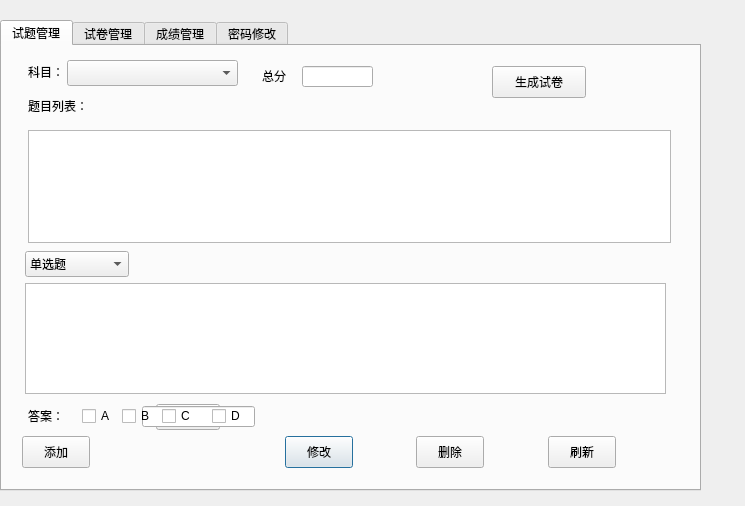
<?xml version="1.0" encoding="UTF-8"?>
<ui version="4.0">
 <class>teacherpersonal</class>
 <widget class="QDialog" name="teacherpersonal">
  <property name="geometry">
   <rect>
    <x>0</x>
    <y>0</y>
    <width>745</width>
    <height>506</height>
   </rect>
  </property>
  <property name="windowTitle">
   <string>教师管理界面</string>
  </property>
  <widget class="QTabWidget" name="teacherpersonaltablevier">
   <property name="geometry">
    <rect>
     <x>0</x>
     <y>20</y>
     <width>701</width>
     <height>471</height>
    </rect>
   </property>
   <property name="currentIndex">
    <number>0</number>
   </property>
   <widget class="QWidget" name="tab_7">
    <attribute name="title">
     <string>试题管理</string>
    </attribute>
    <widget class="QTextEdit" name="te_question">
     <property name="geometry">
      <rect>
       <x>23</x>
       <y>237</y>
       <width>641</width>
       <height>111</height>
      </rect>
     </property>
    </widget>
    <widget class="QLabel" name="label_38">
     <property name="geometry">
      <rect>
       <x>260</x>
       <y>20</y>
       <width>26</width>
       <height>19</height>
      </rect>
     </property>
     <property name="text">
      <string>总分</string>
     </property>
    </widget>
    <widget class="QLineEdit" name="lescore">
     <property name="geometry">
      <rect>
       <x>300</x>
       <y>20</y>
       <width>71</width>
       <height>21</height>
      </rect>
     </property>
    </widget>
    <widget class="QPushButton" name="btnOk_9">
     <property name="geometry">
      <rect>
       <x>283</x>
       <y>390</y>
       <width>68</width>
       <height>32</height>
      </rect>
     </property>
     <property name="text">
      <string>修改</string>
     </property>
    </widget>
    <widget class="QComboBox" name="cbx_select">
     <property name="geometry">
      <rect>
       <x>23</x>
       <y>205</y>
       <width>104</width>
       <height>26</height>
      </rect>
     </property>
     <item>
      <property name="text">
       <string>单选题</string>
      </property>
     </item>
     <item>
      <property name="text">
       <string>多选题</string>
      </property>
     </item>
     <item>
      <property name="text">
       <string>填空题</string>
      </property>
     </item>
     <item>
      <property name="text">
       <string>判断题</string>
      </property>
     </item>
    </widget>
    <widget class="QPushButton" name="btnOk_11">
     <property name="geometry">
      <rect>
       <x>546</x>
       <y>390</y>
       <width>68</width>
       <height>32</height>
      </rect>
     </property>
     <property name="text">
      <string>刷新</string>
     </property>
    </widget>
    <widget class="QLabel" name="label_1">
     <property name="geometry">
      <rect>
       <x>26</x>
       <y>16</y>
       <width>39</width>
       <height>19</height>
      </rect>
     </property>
     <property name="text">
      <string>科目：</string>
     </property>
    </widget>
    <widget class="QComboBox" name="cbx_ans">
     <property name="geometry">
      <rect>
       <x>154</x>
       <y>358</y>
       <width>64</width>
       <height>26</height>
      </rect>
     </property>
     <item>
      <property name="text">
       <string>A</string>
      </property>
     </item>
     <item>
      <property name="text">
       <string>B</string>
      </property>
     </item>
     <item>
      <property name="text">
       <string>C</string>
      </property>
     </item>
     <item>
      <property name="text">
       <string>D</string>
      </property>
     </item>
    </widget>
    <widget class="QLabel" name="label_20">
     <property name="geometry">
      <rect>
       <x>26</x>
       <y>360</y>
       <width>39</width>
       <height>19</height>
      </rect>
     </property>
     <property name="text">
      <string>答案：</string>
     </property>
    </widget>
    <widget class="QComboBox" name="cbxType_major">
     <property name="geometry">
      <rect>
       <x>65</x>
       <y>14</y>
       <width>171</width>
       <height>26</height>
      </rect>
     </property>
    </widget>
    <widget class="QPushButton" name="btnAdd">
     <property name="geometry">
      <rect>
       <x>20</x>
       <y>390</y>
       <width>68</width>
       <height>32</height>
      </rect>
     </property>
     <property name="text">
      <string>添加</string>
     </property>
    </widget>
    <widget class="QPushButton" name="btnGenrate">
     <property name="geometry">
      <rect>
       <x>490</x>
       <y>20</y>
       <width>94</width>
       <height>32</height>
      </rect>
     </property>
     <property name="text">
      <string>生成试卷</string>
     </property>
    </widget>
    <widget class="QLabel" name="labelmajor_2">
     <property name="geometry">
      <rect>
       <x>26</x>
       <y>50</y>
       <width>65</width>
       <height>19</height>
      </rect>
     </property>
     <property name="text">
      <string>题目列表：</string>
     </property>
    </widget>
    <widget class="QTableWidget" name="labQuestionList">
     <property name="geometry">
      <rect>
       <x>26</x>
       <y>84</y>
       <width>643</width>
       <height>113</height>
      </rect>
     </property>
    </widget>
    <widget class="QPushButton" name="btnOk_10">
     <property name="geometry">
      <rect>
       <x>414</x>
       <y>390</y>
       <width>68</width>
       <height>32</height>
      </rect>
     </property>
     <property name="text">
      <string>删除</string>
     </property>
    </widget>
    <widget class="QLineEdit" name="otherQuestion">
     <property name="geometry">
      <rect>
       <x>140</x>
       <y>360</y>
       <width>113</width>
       <height>21</height>
      </rect>
     </property>
    </widget>
    <widget class="QCheckBox" name="chbA">
     <property name="geometry">
      <rect>
       <x>80</x>
       <y>360</y>
       <width>41</width>
       <height>20</height>
      </rect>
     </property>
     <property name="text">
      <string>A</string>
     </property>
    </widget>
    <widget class="QCheckBox" name="chbB">
     <property name="geometry">
      <rect>
       <x>120</x>
       <y>360</y>
       <width>41</width>
       <height>20</height>
      </rect>
     </property>
     <property name="text">
      <string>B</string>
     </property>
    </widget>
    <widget class="QCheckBox" name="chbC">
     <property name="geometry">
      <rect>
       <x>160</x>
       <y>360</y>
       <width>41</width>
       <height>20</height>
      </rect>
     </property>
     <property name="text">
      <string>C</string>
     </property>
    </widget>
    <widget class="QCheckBox" name="chbD">
     <property name="geometry">
      <rect>
       <x>210</x>
       <y>360</y>
       <width>41</width>
       <height>20</height>
      </rect>
     </property>
     <property name="text">
      <string>D</string>
     </property>
    </widget>
   </widget>
   <widget class="QWidget" name="papermanager">
    <attribute name="title">
     <string>试卷管理</string>
    </attribute>
    <widget class="QWidget" name="horizontalLayoutWidget">
     <property name="geometry">
      <rect>
       <x>10</x>
       <y>10</y>
       <width>661</width>
       <height>36</height>
      </rect>
     </property>
     <layout class="QHBoxLayout" name="horizontalLayout">
      <item>
       <widget class="QLabel" name="label_25">
        <property name="text">
         <string>科目：</string>
        </property>
       </widget>
      </item>
      <item>
       <widget class="QLabel" name="label_2">
        <property name="text">
         <string>                                 </string>
        </property>
       </widget>
      </item>
      <item>
       <widget class="QLabel" name="label">
        <property name="text">
         <string/>
        </property>
       </widget>
      </item>
      <item>
       <spacer name="horizontalSpacer_3">
        <property name="orientation">
         <enum>Qt::Horizontal</enum>
        </property>
        <property name="sizeHint" stdset="0">
         <size>
          <width>40</width>
          <height>20</height>
         </size>
        </property>
       </spacer>
      </item>
      <item>
       <widget class="QLabel" name="label_36">
        <property name="text">
         <string>设置考试时间</string>
        </property>
       </widget>
      </item>
      <item>
       <widget class="QSpinBox" name="spinBox"/>
      </item>
      <item>
       <widget class="QPushButton" name="sendPaper">
        <property name="text">
         <string>提交</string>
        </property>
       </widget>
      </item>
      <item>
       <widget class="QPushButton" name="btnOk_7">
        <property name="text">
         <string>自动组卷</string>
        </property>
       </widget>
      </item>
     </layout>
    </widget>
    <widget class="QScrollArea" name="scrollArea">
     <property name="geometry">
      <rect>
       <x>10</x>
       <y>50</y>
       <width>671</width>
       <height>391</height>
      </rect>
     </property>
     <property name="widgetResizable">
      <bool>true</bool>
     </property>
     <widget class="QWidget" name="scrollAreaWidgetContents">
      <property name="geometry">
       <rect>
        <x>0</x>
        <y>0</y>
        <width>669</width>
        <height>389</height>
       </rect>
      </property>
      <widget class="QTableWidget" name="tabWExam">
       <property name="geometry">
        <rect>
         <x>0</x>
         <y>10</y>
         <width>651</width>
         <height>381</height>
        </rect>
       </property>
      </widget>
     </widget>
    </widget>
   </widget>
   <widget class="QWidget" name="tab_8">
    <attribute name="title">
     <string>成绩管理</string>
    </attribute>
    <layout class="QGridLayout" name="gridLayout_13">
     <item row="1" column="1">
      <widget class="QLineEdit" name="leStdNum_4"/>
     </item>
     <item row="1" column="0">
      <widget class="QLabel" name="label_21">
       <property name="text">
        <string>学生学号：</string>
       </property>
      </widget>
     </item>
     <item row="1" column="3">
      <widget class="QPushButton" name="btnSearch_4">
       <property name="text">
        <string>查询</string>
       </property>
      </widget>
     </item>
     <item row="1" column="2">
      <widget class="QComboBox" name="cbxType_4">
       <item>
        <property name="text">
         <string/>
        </property>
       </item>
       <item>
        <property name="text">
         <string>C++</string>
        </property>
       </item>
       <item>
        <property name="text">
         <string>C</string>
        </property>
       </item>
       <item>
        <property name="text">
         <string>Java</string>
        </property>
       </item>
       <item>
        <property name="text">
         <string>C#</string>
        </property>
       </item>
      </widget>
     </item>
     <item row="0" column="0" colspan="4">
      <widget class="QTableWidget" name="tabWidget_teacher"/>
     </item>
    </layout>
   </widget>
   <widget class="QWidget" name="tab_9">
    <attribute name="title">
     <string>密码修改</string>
    </attribute>
    <widget class="QLineEdit" name="leOldPwd">
     <property name="geometry">
      <rect>
       <x>140</x>
       <y>50</y>
       <width>113</width>
       <height>27</height>
      </rect>
     </property>
     <property name="echoMode">
      <enum>QLineEdit::Password</enum>
     </property>
    </widget>
    <widget class="QLineEdit" name="leNewPwd">
     <property name="geometry">
      <rect>
       <x>140</x>
       <y>110</y>
       <width>113</width>
       <height>27</height>
      </rect>
     </property>
     <property name="echoMode">
      <enum>QLineEdit::Password</enum>
     </property>
    </widget>
    <widget class="QLineEdit" name="leNewPwd_chk">
     <property name="geometry">
      <rect>
       <x>140</x>
       <y>170</y>
       <width>113</width>
       <height>27</height>
      </rect>
     </property>
     <property name="echoMode">
      <enum>QLineEdit::Password</enum>
     </property>
    </widget>
    <widget class="QPushButton" name="btnOk">
     <property name="geometry">
      <rect>
       <x>20</x>
       <y>250</y>
       <width>97</width>
       <height>27</height>
      </rect>
     </property>
     <property name="text">
      <string>保存</string>
     </property>
    </widget>
    <widget class="QPushButton" name="btnQuit">
     <property name="geometry">
      <rect>
       <x>150</x>
       <y>250</y>
       <width>97</width>
       <height>27</height>
      </rect>
     </property>
     <property name="text">
      <string>取消</string>
     </property>
    </widget>
    <widget class="QLabel" name="label_22">
     <property name="geometry">
      <rect>
       <x>20</x>
       <y>50</y>
       <width>67</width>
       <height>17</height>
      </rect>
     </property>
     <property name="text">
      <string>旧密码：</string>
     </property>
    </widget>
    <widget class="QLabel" name="label_23">
     <property name="geometry">
      <rect>
       <x>20</x>
       <y>110</y>
       <width>67</width>
       <height>17</height>
      </rect>
     </property>
     <property name="text">
      <string>新密码</string>
     </property>
    </widget>
    <widget class="QLabel" name="label_24">
     <property name="geometry">
      <rect>
       <x>20</x>
       <y>180</y>
       <width>67</width>
       <height>17</height>
      </rect>
     </property>
     <property name="text">
      <string>确认密码：</string>
     </property>
    </widget>
   </widget>
  </widget>
 </widget>
 <resources/>
 <connections/>
</ui>
